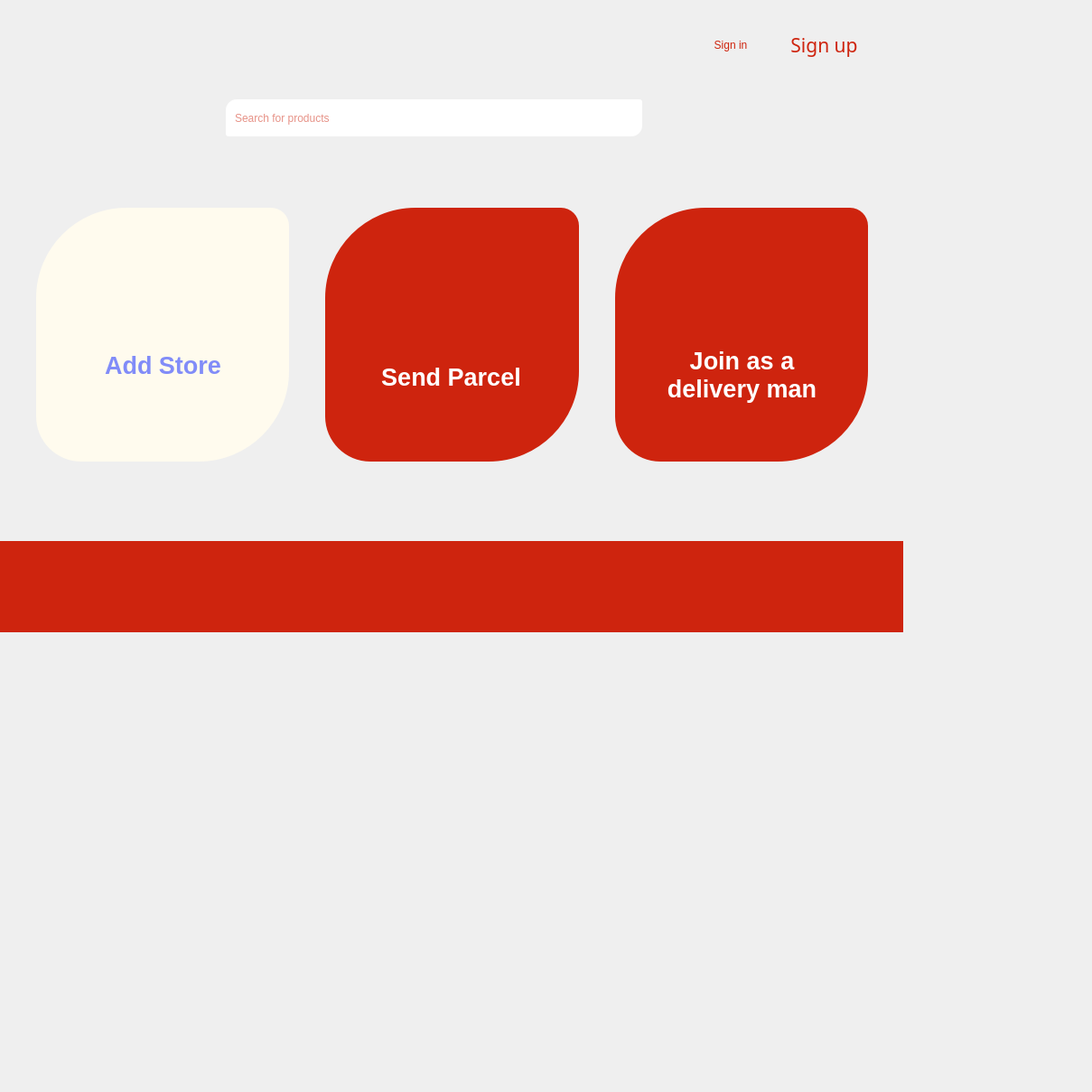
    <widget class="QWidget" name="homePg">
     <property name="minimumSize">
      <size>
       <width>0</width>
       <height>0</height>
      </size>
     </property>
     <widget class="QWidget" name="upperSection" native="true">
      <property name="geometry">
       <rect>
        <x>0</x>
        <y>0</y>
        <width>1200</width>
        <height>1200</height>
       </rect>
      </property>
      <property name="minimumSize">
       <size>
        <width>0</width>
        <height>0</height>
       </size>
      </property>
      <property name="styleSheet">
       <string notr="true"/>
      </property>
      <widget class="QLineEdit" name="lineEdit_Searchbar">
       <property name="geometry">
        <rect>
         <x>250</x>
         <y>110</y>
         <width>461</width>
         <height>41</height>
        </rect>
       </property>
       <property name="styleSheet">
        <string notr="true">background-color: rgb(255, 255, 255);
border-top-left-radius: 12px;
border-top-right-radius: 3px;
border-bottom-right-radius: 12px;
border-bottom-left-radius: 3px;
padding-left:8px;
font: 11pt &quot;Lucida Sans&quot;;
color: rgb(206, 36, 14);</string>
       </property>
       <property name="placeholderText">
        <string>Search for products</string>
       </property>
      </widget>
      <widget class="QWidget" name="layoutWidget">
       <property name="geometry">
        <rect>
         <x>760</x>
         <y>20</y>
         <width>201</width>
         <height>61</height>
        </rect>
       </property>
       <layout class="QHBoxLayout" name="horizontalLayout">
        <item>
         <widget class="QPushButton" name="Btn_signin">
          <property name="cursor">
           <cursorShape>PointingHandCursor</cursorShape>
          </property>
          <property name="styleSheet">
           <string notr="true">color: rgb(206, 36, 14);
font: 16pt &quot;Lucida Sans&quot;;
background-color: none;
border: none;
border-color: none;</string>
          </property>
          <property name="text">
           <string>Sign in</string>
          </property>
         </widget>
        </item>
        <item>
         <widget class="QPushButton" name="Btn_signup">
          <property name="font">
           <font>
            <family>Lucida Sans</family>
            <pointsize>16</pointsize>
            <weight>50</weight>
            <italic>false</italic>
            <bold>false</bold>
            <underline>false</underline>
           </font>
          </property>
          <property name="cursor">
           <cursorShape>PointingHandCursor</cursorShape>
          </property>
          <property name="styleSheet">
           <string notr="true">color: rgb(255, 255, 255);
font: 16pt &quot;Lucida Sans&quot;;
color: rgb(206, 36, 14);
background-color: none;
border: none;
border-color: none;</string>
          </property>
          <property name="text">
           <string>Sign up</string>
          </property>
         </widget>
        </item>
       </layout>
      </widget>
      <widget class="QWidget" name="widget_9" native="true">
       <property name="geometry">
        <rect>
         <x>0</x>
         <y>0</y>
         <width>1000</width>
         <height>600</height>
        </rect>
       </property>
       <property name="styleSheet">
        <string notr="true">border-image: url(:/res/images/bgnavbar1.jpg);</string>
       </property>
      </widget>
      <zorder>widget_9</zorder>
      <zorder>lineEdit_Searchbar</zorder>
      <zorder>layoutWidget</zorder>
     </widget>
     <widget class="QWidget" name="middleSection" native="true">
      <property name="geometry">
       <rect>
        <x>0</x>
        <y>200</y>
        <width>1000</width>
        <height>400</height>
       </rect>
      </property>
      <property name="styleSheet">
       <string notr="true">background-color: none;
border-bottom-left-radius: 50px;
border-bottom-right-radius: 100px;
border-top-left-radius: 100px;
border-top-right-radius: 20px;</string>
      </property>
      <widget class="QWidget" name="layoutWidget">
       <property name="geometry">
        <rect>
         <x>40</x>
         <y>30</y>
         <width>921</width>
         <height>281</height>
        </rect>
       </property>
       <layout class="QHBoxLayout" name="horizontalLayout_2" stretch="0,0,0">
        <property name="spacing">
         <number>40</number>
        </property>
        <property name="sizeConstraint">
         <enum>QLayout::SetDefaultConstraint</enum>
        </property>
        <property name="leftMargin">
         <number>0</number>
        </property>
        <item>
         <widget class="QWidget" name="widget_3" native="true">
          <property name="styleSheet">
           <string notr="true">background-color: rgb(206, 36, 14);
background-color: rgb(255, 251, 238);
color: white;
border-bottom-left-radius: 50px;
border-bottom-right-radius: 100px;
border-top-left-radius: 100px;
border-top-right-radius: 20px;
</string>
          </property>
          <widget class="QFrame" name="frame_2">
           <property name="geometry">
            <rect>
             <x>40</x>
             <y>50</y>
             <width>201</width>
             <height>201</height>
            </rect>
           </property>
           <property name="cursor">
            <cursorShape>PointingHandCursor</cursorShape>
           </property>
           <property name="frameShape">
            <enum>QFrame::StyledPanel</enum>
           </property>
           <property name="frameShadow">
            <enum>QFrame::Raised</enum>
           </property>
           <layout class="QVBoxLayout" name="verticalLayout">
            <item>
             <widget class="QLabel" name="label">
              <property name="styleSheet">
               <string notr="true">image: url(:/res/icons/white/archive.svg);
image: url(:/res/icons/black/archive.svg);</string>
              </property>
              <property name="text">
               <string/>
              </property>
             </widget>
            </item>
            <item>
             <layout class="QVBoxLayout" name="verticalLayout_4">
              <item>
               <widget class="QLabel" name="addStore">
                <property name="layoutDirection">
                 <enum>Qt::LeftToRight</enum>
                </property>
                <property name="styleSheet">
                 <string notr="true">color: rgb(0, 0, 0);
color: rgb(129, 140, 248);</string>
                </property>
                <property name="text">
                 <string>&lt;html&gt;&lt;head/&gt;&lt;body&gt;&lt;p align=&quot;center&quot;&gt;&lt;span style=&quot; font-size:20pt; font-weight:600; color:#818cf8;&quot;&gt;Add Store&lt;/span&gt;&lt;/p&gt;&lt;/body&gt;&lt;/html&gt;</string>
                </property>
                <property name="wordWrap">
                 <bool>true</bool>
                </property>
               </widget>
              </item>
              <item>
               <widget class="QPushButton" name="pushButton">
                <property name="minimumSize">
                 <size>
                  <width>0</width>
                  <height>0</height>
                 </size>
                </property>
                <property name="font">
                 <font>
                  <family>Lucida Sans</family>
                  <pointsize>22</pointsize>
                  <weight>50</weight>
                  <italic>false</italic>
                  <bold>false</bold>
                 </font>
                </property>
                <property name="cursor">
                 <cursorShape>PointingHandCursor</cursorShape>
                </property>
                <property name="styleSheet">
                 <string notr="true">image: url(:/res/icons/black/arrow-right-circle.svg);
font: 22pt &quot;Lucida Sans&quot;;</string>
                </property>
                <property name="text">
                 <string/>
                </property>
               </widget>
              </item>
             </layout>
            </item>
           </layout>
          </widget>
         </widget>
        </item>
        <item>
         <widget class="QWidget" name="widget_4" native="true">
          <property name="styleSheet">
           <string notr="true">background-color: rgb(206, 36, 14);
color: white;
border-bottom-left-radius: 50px;
border-bottom-right-radius: 100px;
border-top-left-radius: 100px;
border-top-right-radius: 20px;
</string>
          </property>
          <widget class="QFrame" name="frame_3">
           <property name="geometry">
            <rect>
             <x>50</x>
             <y>50</y>
             <width>179</width>
             <height>201</height>
            </rect>
           </property>
           <property name="cursor">
            <cursorShape>ArrowCursor</cursorShape>
           </property>
           <property name="frameShape">
            <enum>QFrame::StyledPanel</enum>
           </property>
           <property name="frameShadow">
            <enum>QFrame::Raised</enum>
           </property>
           <layout class="QVBoxLayout" name="verticalLayout_5">
            <item>
             <widget class="QLabel" name="label_2">
              <property name="styleSheet">
               <string notr="true">image: url(:/res/icons/white/send.svg);
font: 12pt &quot;MS Shell Dlg 2&quot;;</string>
              </property>
              <property name="text">
               <string/>
              </property>
             </widget>
            </item>
            <item>
             <layout class="QVBoxLayout" name="verticalLayout_2">
              <item>
               <widget class="QLabel" name="sendParcel">
                <property name="text">
                 <string>&lt;html&gt;&lt;head/&gt;&lt;body&gt;&lt;p align=&quot;center&quot;&gt;&lt;span style=&quot; font-size:20pt; font-weight:600;&quot;&gt;Send Parcel&lt;/span&gt;&lt;/p&gt;&lt;/body&gt;&lt;/html&gt;</string>
                </property>
                <property name="wordWrap">
                 <bool>true</bool>
                </property>
               </widget>
              </item>
              <item>
               <widget class="QPushButton" name="pushButton_2">
                <property name="cursor">
                 <cursorShape>PointingHandCursor</cursorShape>
                </property>
                <property name="styleSheet">
                 <string notr="true">image: url(:/res/icons/black/arrow-right-circle.svg);
font: 22pt &quot;MS Shell Dlg 2&quot;;</string>
                </property>
                <property name="text">
                 <string/>
                </property>
               </widget>
              </item>
             </layout>
            </item>
           </layout>
          </widget>
         </widget>
        </item>
        <item>
         <widget class="QWidget" name="widget_5" native="true">
          <property name="styleSheet">
           <string notr="true">background-color: rgb(206, 36, 14);
color: white;
border-bottom-left-radius: 50px;
border-bottom-right-radius: 100px;
border-top-left-radius: 100px;
border-top-right-radius: 20px;
</string>
          </property>
          <widget class="QFrame" name="frame_4">
           <property name="enabled">
            <bool>true</bool>
           </property>
           <property name="geometry">
            <rect>
             <x>30</x>
             <y>40</y>
             <width>221</width>
             <height>211</height>
            </rect>
           </property>
           <property name="cursor">
            <cursorShape>ArrowCursor</cursorShape>
           </property>
           <property name="frameShape">
            <enum>QFrame::StyledPanel</enum>
           </property>
           <property name="frameShadow">
            <enum>QFrame::Raised</enum>
           </property>
           <layout class="QVBoxLayout" name="verticalLayout_6">
            <item>
             <widget class="QLabel" name="label_3">
              <property name="styleSheet">
               <string notr="true">image: url(:/res/icons/white/truck.svg);</string>
              </property>
              <property name="text">
               <string/>
              </property>
             </widget>
            </item>
            <item>
             <layout class="QVBoxLayout" name="verticalLayout_3">
              <item>
               <widget class="QLabel" name="joinDelivery">
                <property name="text">
                 <string>&lt;html&gt;&lt;head/&gt;&lt;body&gt;&lt;p align=&quot;center&quot;&gt;&lt;span style=&quot; font-size:20pt; font-weight:600;&quot;&gt;Join as a delivery man&lt;/span&gt;&lt;/p&gt;&lt;/body&gt;&lt;/html&gt;</string>
                </property>
                <property name="wordWrap">
                 <bool>true</bool>
                </property>
               </widget>
              </item>
              <item>
               <widget class="QPushButton" name="pushButton_3">
                <property name="cursor">
                 <cursorShape>PointingHandCursor</cursorShape>
                </property>
                <property name="styleSheet">
                 <string notr="true">image: url(:/res/icons/black/arrow-right-circle.svg);
font: 22pt &quot;MS Shell Dlg 2&quot;;</string>
                </property>
                <property name="text">
                 <string/>
                </property>
               </widget>
              </item>
             </layout>
            </item>
           </layout>
          </widget>
         </widget>
        </item>
       </layout>
      </widget>
     </widget>
     <widget class="QWidget" name="footer" native="true">
      <property name="geometry">
       <rect>
        <x>-1</x>
        <y>599</y>
        <width>1001</width>
        <height>101</height>
       </rect>
      </property>
      <property name="styleSheet">
       <string notr="true">background-color: rgb(206, 36, 14);</string>
      </property>
     </widget>
    </widget>
